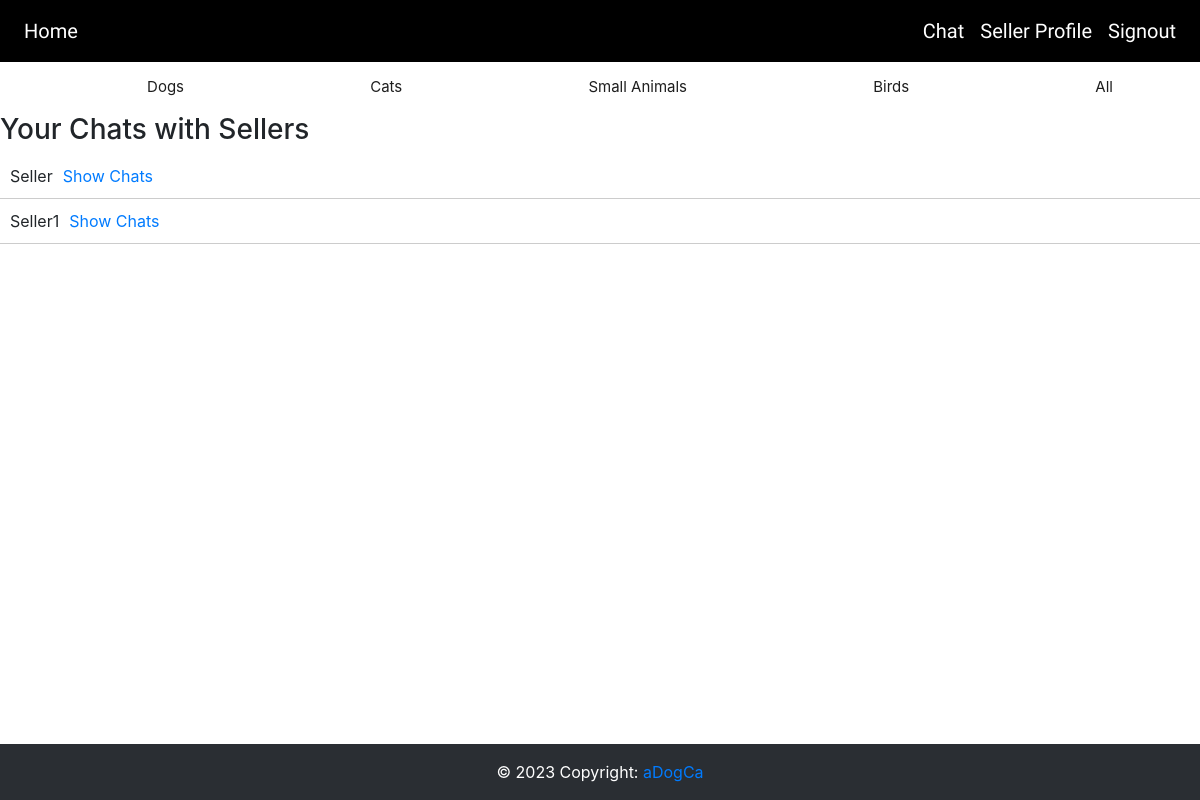
Page /sellers (signed in) on the earlier database version.
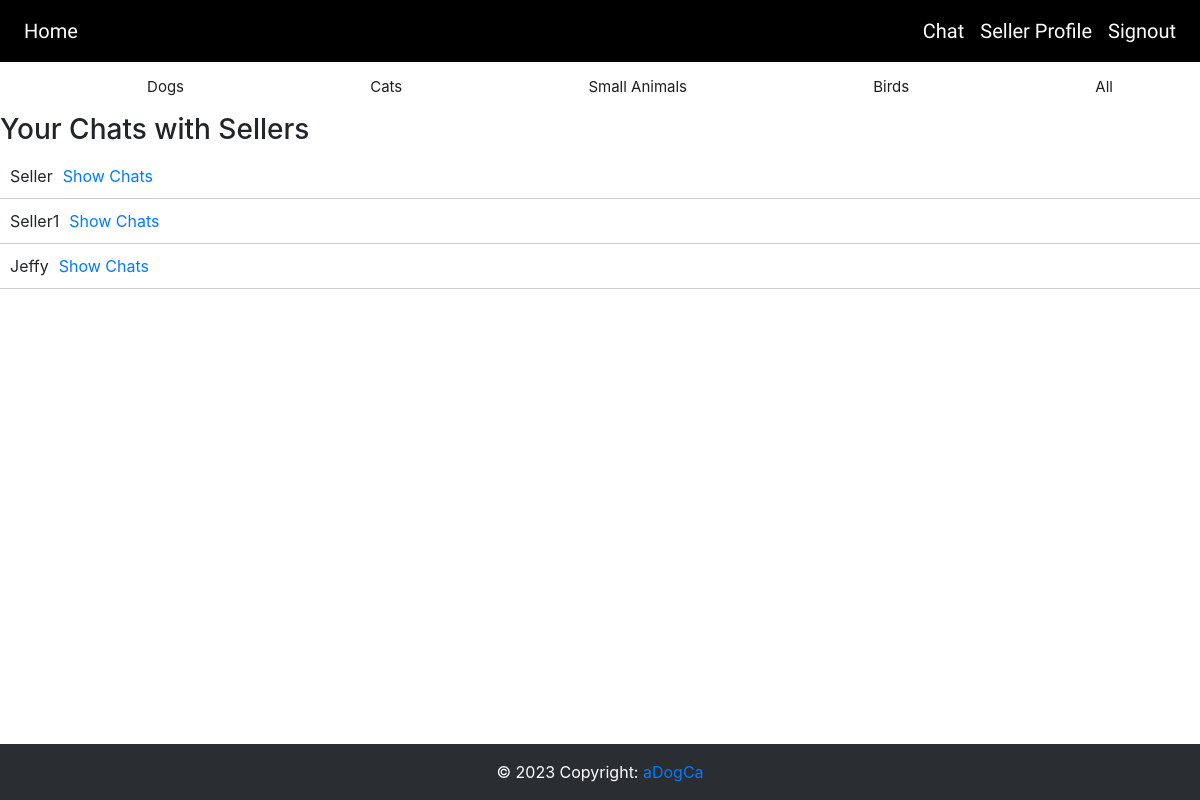
Same page on the later database version.
### website/models.py (models this page shows)
class User(db.Model, UserMixin):
    id = db.Column(db.Integer, primary_key=True)
    email = db.Column(db.String(150), unique=True)
    password = db.Column(db.String(150))
    userType = db.Column(db.String(20))
    firstName = db.Column(db.String(150))
    products = db.relationship('Products')
    messages_sent = db.relationship('Message', backref='sender', foreign_keys='Message.sender_id')
    messages_received = db.relationship('Message', backref='recipient', foreign_keys='Message.recipient_id')
    products_sold = db.Column(db.Integer,default=0)
    pro_membership = db.Column(db.String(5),default="No")

### website/views.py (the view)
@views.route('/sellers')
@login_required
def sellers_list():
    sellers = User.query.filter_by(userType="seller").all()
    return render_template('sellers.html', user=current_user, sellers=sellers)

### website/__init__.py (called while the page is built)
def create_app():
    app = Flask(__name__)
    app.config['SECRET_KEY'] = 'ISEE'
    app.config['SQLALCHEMY_DATABASE_URI'] = f'sqlite:///{DB_NAME}'
    db.init_app(app)
    search = Search()
    search.init_app(app)
    from .views import views
    from .auth import auth
    app.register_blueprint(views, url_prefix='/')
    app.register_blueprint(auth, url_prefix='/')
    from .models import User, Products
    with app.app_context():
        db.create_all()
    login_manager = LoginManager()
    login_manager.login_view = 'auth.login'
    login_manager.init_app(app)
    @login_manager.user_loader
    def load_user(id):
        return User.query.get(int(id))
    return app

### website/templates/sellers.html (shortened to what this page needs)
{% extends "base.html" %}
{% block content %}
<h3>Your Chats with Sellers</h3>
<ul class="seller-list">
    {% for seller in sellers %}
    <li class="seller-list-item">
        <span class="seller-name">{{ seller.firstName }}</span>
        <a class="chat-link" href="{{ url_for('views.chat', seller_id=seller.id) }}">Show Chats</a>
    </li>
    {% endfor %}
</ul>
{% endblock %}

Differences in the rows shown:
added User: firstName "Jeffy"
